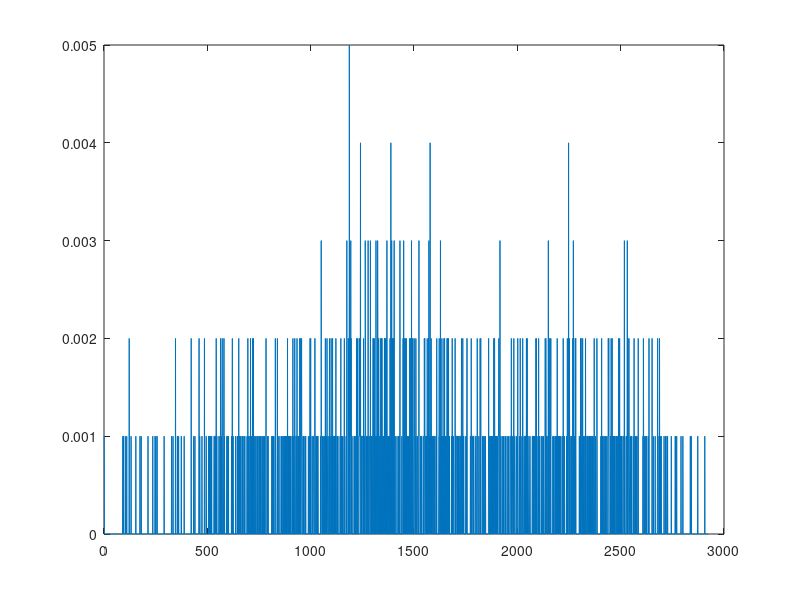
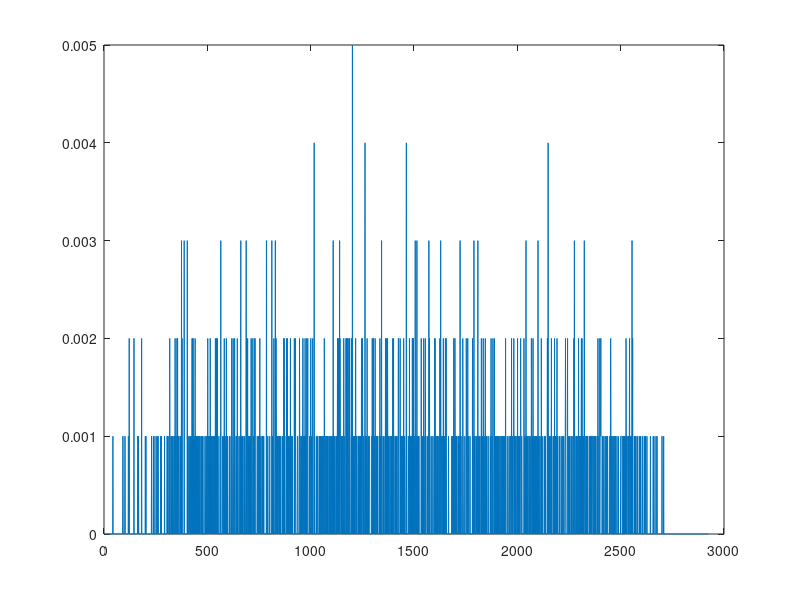
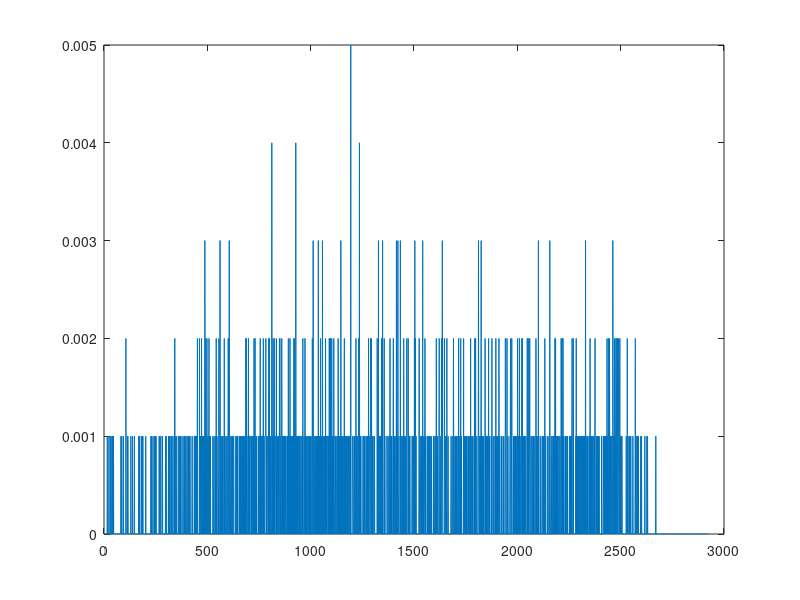
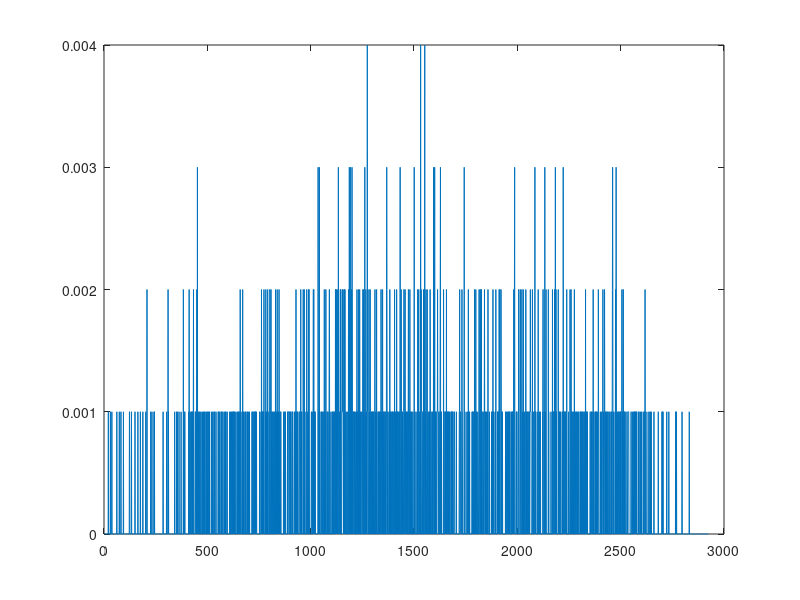

The MATLAB script that drew these images, in order:
% Generate_ProbData.m

% by either a convolution algorithm or Monte Carlo draws from the
%  distributions, create the matrix that represents the probability of the
%  data for my Bayesian LFP summation field mapping experiments
xaxis = 1:10:2560;
yaxis = 1:10:1440;

xlen = length(xaxis);
ylen = length(yaxis);

screen = zeros(2560,1440);
screen(xaxis,yaxis) = 1;
numPositions = xlen*ylen;
maxdist = ceil(sqrt((xaxis(end)-1).^2+(yaxis(end)-1).^2));

% DistFun = @(center,allPoss) (ceil(sqrt((center-allPoss(:,1)).^2+(center-allPoss(:,2)).^2)));
% ProbData = zeros(numPositions,maxdist+1);
% ProbData(:,1) = 1;
% matSize = 3:2:5847;
% for ii=2:maxdist
%     dist = ii-1;
%     kernel = zeros(matSize(ii-1));
%     center = ceil(matSize(ii-1)/2);
%     
%     allPoss = zeros(matSize(ii-1)*matSize(ii-1),2);
%     count = 1;
%     for kk=1:matSize(ii-1)
%         for jj=1:matSize(ii-1)
%             allPoss(count,:) = [jj,kk];
%             count = count+1;
%         end
%     end
%     dists = DistFun(center,allPoss);
%     kernel(dists==dist) = 1;
%     
%     C = conv2(screen,kernel,'same');
%     C = C(xaxis,yaxis);
%     ProbData(:,ii) = reshape(C',[numPositions,1]);
% end
% 
% for ii=1:numPositions
%     ProbData(ii,:) = ProbData(ii,:)./sum(ProbData(ii,:));
% end
% 
% figure();plot(ProbData(1,:));
% 
% figure();plot(ProbData(2,:));
% figure();plot(ProbData(10,:));
% 
% figure();plot(ProbData(1000,:));
% 
% figure();plot(ProbData(5000,:));

centerVals = zeros(xlen*ylen,2);

count = 1;
for ii=1:xlen
    for jj=1:ylen
        centerVals(count,1) = xaxis(ii);
        centerVals(count,2) = yaxis(jj);
        count = count+1;
    end
end

stimSelection = ones(xlen*ylen,1)./(xlen*ylen);
prevIndex = 1;

% y = randperm(100); % if y is a vector of indeces, this is one way to add
%  elements to the result
% result = zeros(100,100);
% for ii=1:100
% result(ii,y(ii)) = result(ii,y(ii))+1;
% end

numPositions = length(centerVals);
DistConversion = @(Distance) ((Distance(:)-1).*(numPositions)+(1:numPositions)');

DistFun = @(center,allPoss) (ceil(sqrt((center(1)-allPoss(:,1)).^2+(center(2)-allPoss(:,2)).^2))+1);
ProbData = zeros(numPositions,maxdist+1);
reps = 1000;
for ii=1:reps
    dists = DistFun(centerVals(prevIndex,:),centerVals);
    tempInds = DistConversion(dists);
    ProbData(tempInds) = ProbData(tempInds)+1;
    newPrior = stimSelection;
    newPrior(dists<150) = 0;
    newPrior = newPrior./sum(newPrior);
    unifRand = rand;
    CDF = cumsum(newPrior(:,1));
    CDF = CDF-min(CDF);
    temp = unifRand-CDF;
    temp(temp<0) = 0;
    [~,index] = min(temp);
    prevIndex = index;
end
ProbData = ProbData./reps;

for ii=1:100:1000
figure();
plot(ProbData(ii,:));
end